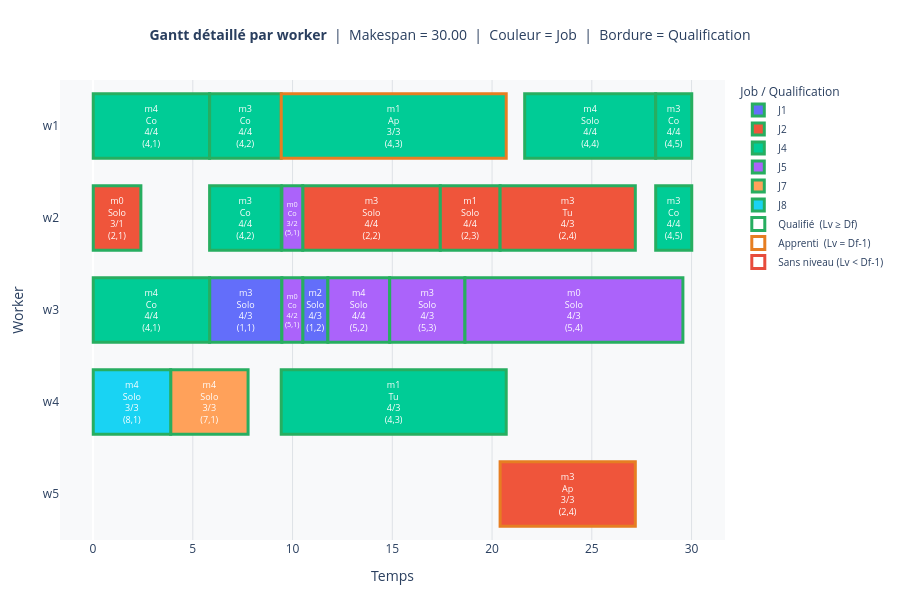

The notebook cell this image was saved under:
### Code cell
gantt_chart_rich(df)

### Figure 1 — Plotly figure (JSON) as saved in the notebook; plotly's stock layout.template omitted (floating-point values rounded to 4 significant figures)
{"data": [{"base": [5.843, 10.51], "customdata": [["(1,1)", "J1", "alone", "4.0", "3.0", "3.0", "False", "3.62", "9.46"], ["(1,2)", "J1", "alone", "4.0", "3.0", "2.0", "False", "1.26", "11.76"]], "hovertemplate": "<b>%{y}  —  %{customdata[0]}  (%{customdata[1]})</b><br>Mode       : %{customdata[2]}<br>Niveau w   : %{customdata[3]}<br>Difficulté : %{customdata[4]}<br>Métier     : m%{customdata[5]}<br>Job réalisé: %{customdata[6]}<br>Durée      : %{customdata[7]} u<br>Début : %{base:.2f}  |  Fin : %{customdata[8]}<br><extra></extra>", "insidetextanchor": "middle", "marker": {"color": "#636EFA", "line": {"color": ["#27AE60", "#27AE60"], "width": 3}}, "name": "J1", "orientation": "h", "text": ["m3<br>Solo<br>4/3<br>(1,1)", "m2<br>Solo<br>4/3<br>(1,2)"], "textfont": {"color": "white", "size": 9}, "textposition": "inside", "type": "bar", "x": [3.622, 1.261], "y": ["w3", "w3"]}, {"base": [0.01, 10.51, 17.41, 20.4, 20.4], "customdata": [["(2,1)", "J2", "alone", "2.800044712759295", "1.0", "0.0", "False", "2.39", "2.39"], ["(2,2)", "J2", "alone", "4.0", "4.0", "3.0", "False", "6.9", "17.4"], ["(2,3)", "J2", "alone", "4.0", "4.0", "1.0", "False", "3.0", "20.39"], ["(2,4)", "J2", "learning (tutor)", "4.0", "3.0", "3.0", "False", "6.78", "27.17"], ["(2,4)", "J2", "learning (apprentice)", "2.9076148857628006", "3.0", "3.0", "False", "6.78", "27.17"]], "hovertemplate": "<b>%{y}  —  %{customdata[0]}  (%{customdata[1]})</b><br>Mode       : %{customdata[2]}<br>Niveau w   : %{customdata[3]}<br>Difficulté : %{customdata[4]}<br>Métier     : m%{customdata[5]}<br>Job réalisé: %{customdata[6]}<br>Durée      : %{customdata[7]} u<br>Début : %{base:.2f}  |  Fin : %{customdata[8]}<br><extra></extra>", "insidetextanchor": "middle", "marker": {"color": "#EF553B", "line": {"color": ["#27AE60", "#27AE60", "#27AE60", "#27AE60", "#E67E22"], "width": 3}}, "name": "J2", "orientation": "h", "text": ["m0<br>Solo<br>3/1<br>(2,1)", "m3<br>Solo<br>4/4<br>(2,2)", "m1<br>Solo<br>4/4<br>(2,3)", "m3<br>Tu<br>4/3<br>(2,4)", "m3<br>Ap<br>3/3<br>(2,4)"], "textfont": {"color": "white", "size": 9}, "textposition": "inside", "type": "bar", "x": [2.388, 6.896, 2.998, 6.777, 6.777], "y": ["w2", "w2", "w2", "w2", "w5"]}, {"base": [0.01, 5.843, 9.433, 21.64, 28.2, 5.843, 28.2, 0.01, 9.433], "customdata": [["(4,1)", "J4", "collaboratively", "4.0", "4.0", "4.0", "True", "5.83", "5.83"], ["(4,2)", "J4", "collaboratively", "4.0", "4.0", "3.0", "True", "3.59", "9.42"], ["(4,3)", "J4", "learning (apprentice)", "2.863260527821172", "3.0", "1.0", "True", "11.28", "20.7"], ["(4,4)", "J4", "alone", "4.0", "4.0", "4.0", "True", "6.57", "28.19"], ["(4,5)", "J4", "collaboratively", "4.0", "4.0", "3.0", "True", "1.81", "30.0"], ["(4,2)", "J4", "collaboratively", "4.0", "4.0", "3.0", "True", "3.59", "9.42"], ["(4,5)", "J4", "collaboratively", "4.0", "4.0", "3.0", "True", "1.81", "30.0"], ["(4,1)", "J4", "collaboratively", "4.0", "4.0", "4.0", "True", "5.83", "5.83"], ["(4,3)", "J4", "learning (tutor)", "4.0", "3.0", "1.0", "True", "11.28", "20.7"]], "hovertemplate": "<b>%{y}  —  %{customdata[0]}  (%{customdata[1]})</b><br>Mode       : %{customdata[2]}<br>Niveau w   : %{customdata[3]}<br>Difficulté : %{customdata[4]}<br>Métier     : m%{customdata[5]}<br>Job réalisé: %{customdata[6]}<br>Durée      : %{customdata[7]} u<br>Début : %{base:.2f}  |  Fin : %{customdata[8]}<br><extra></extra>", "insidetextanchor": "middle", "marker": {"color": "#00CC96", "line": {"color": ["#27AE60", "#27AE60", "#E67E22", "#27AE60", "#27AE60", "#27AE60", "#27AE60", "#27AE60", "#27AE60"], "width": 3}}, "name": "J4", "orientation": "h", "text": ["m4<br>Co<br>4/4<br>(4,1)", "m3<br>Co<br>4/4<br>(4,2)", "m1<br>Ap<br>3/3<br>(4,3)", "m4<br>Solo<br>4/4<br>(4,4)", "m3<br>Co<br>4/4<br>(4,5)", "m3<br>Co<br>4/4<br>(4,2)", "m3<br>Co<br>4/4<br>(4,5)", "m4<br>Co<br>4/4<br>(4,1)", "m1<br>Tu<br>4/3<br>(4,3)"], "textfont": {"color": "white", "size": 9}, "textposition": "inside", "type": "bar", "x": [5.833, 3.59, 11.28, 6.566, 1.808, 3.59, 1.808, 5.833, 11.28], "y": ["w1", "w1", "w1", "w1", "w1", "w2", "w2", "w3", "w4"]}, {"base": [9.465, 9.465, 11.77, 14.87, 18.64], "customdata": [["(5,1)", "J5", "collaboratively", "2.800044712759295", "2.0", "0.0", "True", "1.04", "10.5"], ["(5,1)", "J5", "collaboratively", "4.0", "2.0", "0.0", "True", "1.04", "10.5"], ["(5,2)", "J5", "alone", "4.0", "4.0", "4.0", "True", "3.1", "14.86"], ["(5,3)", "J5", "alone", "4.0", "3.0", "3.0", "True", "3.77", "18.63"], ["(5,4)", "J5", "alone", "4.0", "3.0", "0.0", "True", "10.92", "29.56"]], "hovertemplate": "<b>%{y}  —  %{customdata[0]}  (%{customdata[1]})</b><br>Mode       : %{customdata[2]}<br>Niveau w   : %{customdata[3]}<br>Difficulté : %{customdata[4]}<br>Métier     : m%{customdata[5]}<br>Job réalisé: %{customdata[6]}<br>Durée      : %{customdata[7]} u<br>Début : %{base:.2f}  |  Fin : %{customdata[8]}<br><extra></extra>", "insidetextanchor": "middle", "marker": {"color": "#AB63FA", "line": {"color": ["#27AE60", "#27AE60", "#27AE60", "#27AE60", "#27AE60"], "width": 3}}, "name": "J5", "orientation": "h", "text": ["m0<br>Co<br>3/2<br>(5,1)", "m0<br>Co<br>4/2<br>(5,1)", "m4<br>Solo<br>4/4<br>(5,2)", "m3<br>Solo<br>4/3<br>(5,3)", "m0<br>Solo<br>4/3<br>(5,4)"], "textfont": {"color": "white", "size": 9}, "textposition": "inside", "type": "bar", "x": [1.045, 1.045, 3.099, 3.773, 10.92], "y": ["w2", "w3", "w3", "w3", "w3"]}, {"base": [3.891], "customdata": [["(7,1)", "J7", "alone", "3.454315682974011", "3.0", "4.0", "False", "3.88", "7.76"]], "hovertemplate": "<b>%{y}  —  %{customdata[0]}  (%{customdata[1]})</b><br>Mode       : %{customdata[2]}<br>Niveau w   : %{customdata[3]}<br>Difficulté : %{customdata[4]}<br>Métier     : m%{customdata[5]}<br>Job réalisé: %{customdata[6]}<br>Durée      : %{customdata[7]} u<br>Début : %{base:.2f}  |  Fin : %{customdata[8]}<br><extra></extra>", "insidetextanchor": "middle", "marker": {"color": "#FFA15A", "line": {"color": ["#27AE60"], "width": 3}}, "name": "J7", "orientation": "h", "text": ["m4<br>Solo<br>3/3<br>(7,1)"], "textfont": {"color": "white", "size": 9}, "textposition": "inside", "type": "bar", "x": [3.881], "y": ["w4"]}, {"base": [0.01], "customdata": [["(8,1)", "J8", "alone", "3.454315682974011", "3.0", "4.0", "False", "3.88", "3.88"]], "hovertemplate": "<b>%{y}  —  %{customdata[0]}  (%{customdata[1]})</b><br>Mode       : %{customdata[2]}<br>Niveau w   : %{customdata[3]}<br>Difficulté : %{customdata[4]}<br>Métier     : m%{customdata[5]}<br>Job réalisé: %{customdata[6]}<br>Durée      : %{customdata[7]} u<br>Début : %{base:.2f}  |  Fin : %{customdata[8]}<br><extra></extra>", "insidetextanchor": "middle", "marker": {"color": "#19D3F3", "line": {"color": ["#27AE60"], "width": 3}}, "name": "J8", "orientation": "h", "text": ["m4<br>Solo<br>3/3<br>(8,1)"], "textfont": {"color": "white", "size": 9}, "textposition": "inside", "type": "bar", "x": [3.881], "y": ["w4"]}, {"marker": {"color": "white", "line": {"color": "#27AE60", "width": 3}, "size": 13, "symbol": "square"}, "mode": "markers", "name": "Qualifié  (Lv ≥ Df)", "showlegend": true, "type": "scatter", "x": [null], "y": [null]}, {"marker": {"color": "white", "line": {"color": "#E67E22", "width": 3}, "size": 13, "symbol": "square"}, "mode": "markers", "name": "Apprenti  (Lv = Df-1)", "showlegend": true, "type": "scatter", "x": [null], "y": [null]}, {"marker": {"color": "white", "line": {"color": "#E74C3C", "width": 3}, "size": 13, "symbol": "square"}, "mode": "markers", "name": "Sans niveau (Lv < Df-1)", "showlegend": true, "type": "scatter", "x": [null], "y": [null]}], "layout": {"bargap": 0.3, "barmode": "overlay", "height": 600, "hoverlabel": {"bgcolor": "white", "font": {"size": 12}}, "legend": {"font": {"size": 10}, "title": {"text": "Job / Qualification"}, "tracegroupgap": 8}, "margin": {"b": 60, "l": 60, "r": 60, "t": 80}, "paper_bgcolor": "white", "plot_bgcolor": "#F8F9FA", "title": {"font": {"size": 14}, "text": "<b>Gantt détaillé par worker</b>  |  Makespan = 30.00  |  Couleur = Job  |  Bordure = Qualification", "x": 0.5}, "xaxis": {"gridcolor": "#DEE2E6", "showgrid": true, "title": {"text": "Temps"}}, "yaxis": {"categoryarray": ["w5", "w4", "w3", "w2", "w1"], "categoryorder": "array", "showgrid": false, "title": {"text": "Worker"}}}}
